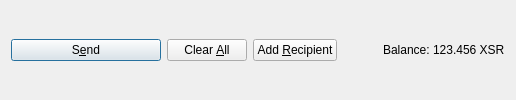
           <widget class="QFrame" name="frame_Send">
            <layout class="QHBoxLayout" name="horizontalLayout">
             <property name="topMargin">
              <number>6</number>
             </property>
             <property name="bottomMargin">
              <number>6</number>
             </property>
             <item>
              <widget class="QPushButton" name="sendButton">
               <property name="minimumSize">
                <size>
                 <width>150</width>
                 <height>0</height>
                </size>
               </property>
               <property name="toolTip">
                <string>Confirm the send action</string>
               </property>
               <property name="text">
                <string>S&amp;end</string>
               </property>
               <property name="icon">
                <iconset resource="../sucrecoin.qrc">
                 <normaloff>:/icons/send</normaloff>:/icons/send</iconset>
               </property>
               <property name="autoDefault">
                <bool>false</bool>
               </property>
               <property name="default">
                <bool>true</bool>
               </property>
              </widget>
             </item>
             <item>
              <widget class="QPushButton" name="clearButton">
               <property name="sizePolicy">
                <sizepolicy hsizetype="Minimum" vsizetype="Fixed">
                 <horstretch>0</horstretch>
                 <verstretch>0</verstretch>
                </sizepolicy>
               </property>
               <property name="toolTip">
                <string>Clear all fields of the form.</string>
               </property>
               <property name="text">
                <string>Clear &amp;All</string>
               </property>
               <property name="icon">
                <iconset resource="../sucrecoin.qrc">
                 <normaloff>:/icons/remove</normaloff>:/icons/remove</iconset>
               </property>
               <property name="autoDefault">
                <bool>false</bool>
               </property>
              </widget>
             </item>
             <item>
              <widget class="QPushButton" name="addButton">
               <property name="toolTip">
                <string>Send to multiple recipients at once</string>
               </property>
               <property name="text">
                <string>Add &amp;Recipient</string>
               </property>
               <property name="icon">
                <iconset resource="../sucrecoin.qrc">
                 <normaloff>:/icons/add</normaloff>:/icons/add</iconset>
               </property>
               <property name="autoDefault">
                <bool>false</bool>
               </property>
              </widget>
             </item>
             <item>
              <spacer name="horizontalSpacer">
               <property name="orientation">
                <enum>Qt::Horizontal</enum>
               </property>
               <property name="sizeHint" stdset="0">
                <size>
                 <width>40</width>
                 <height>20</height>
                </size>
               </property>
              </spacer>
             </item>
             <item>
              <layout class="QHBoxLayout" name="horizontalLayout_2">
               <property name="spacing">
                <number>3</number>
               </property>
               <item>
                <widget class="QLabel" name="label">
                 <property name="text">
                  <string>Balance:</string>
                 </property>
                </widget>
               </item>
               <item>
                <widget class="QLabel" name="labelBalance">
                 <property name="sizePolicy">
                  <sizepolicy hsizetype="Preferred" vsizetype="Fixed">
                   <horstretch>0</horstretch>
                   <verstretch>0</verstretch>
                  </sizepolicy>
                 </property>
                 <property name="cursor">
                  <cursorShape>IBeamCursor</cursorShape>
                 </property>
                 <property name="text">
                  <string notr="true">123.456 XSR</string>
                 </property>
                 <property name="textInteractionFlags">
                  <set>Qt::LinksAccessibleByMouse|Qt::TextSelectableByKeyboard|Qt::TextSelectableByMouse</set>
                 </property>
                </widget>
               </item>
              </layout>
             </item>
            </layout>
           </widget>
